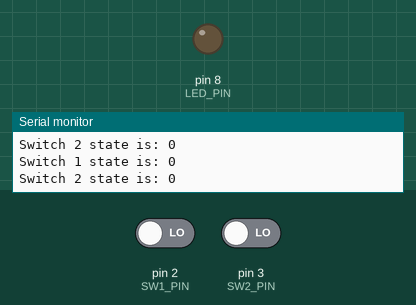
Bench run of a sketch on a simulated Arduino Uno, built with avr-gcc and run on an emulated ATmega328P. On the bench: output pins drawn as LEDs (lit = HIGH), the last lines printed to the serial monitor. The test bench sets the inputs (shaded band); at power-on: pin 2 (SW1_PIN) LOW, pin 3 (SW2_PIN) LOW.

Above: at 1.2 s.
1.3 s: pin 2 (SW1_PIN) driven HIGH and pin 3 (SW2_PIN) driven HIGH
At 2.2 s:
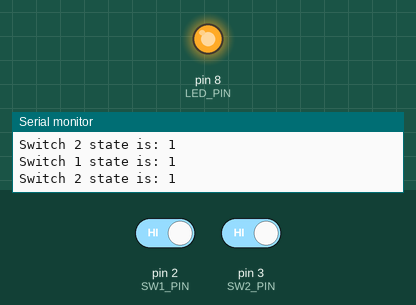
2.8 s: pin 2 (SW1_PIN) driven LOW
At 3.9 s:
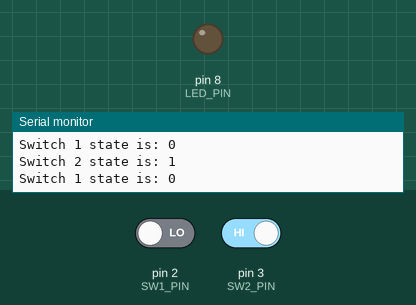
4.3 s: pin 2 (SW1_PIN) driven HIGH
At 5.5 s:
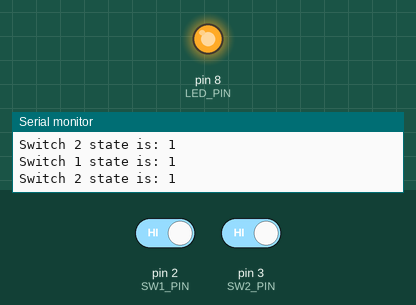
Timing chart, 0 to 7.3 s (numbered marks = the images above; inputs shaded):
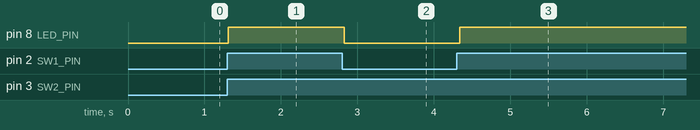

The sketch:

OR_Logic.ino
```cpp
#define LED_PIN 8
#define SW1_PIN 2
#define SW2_PIN 3
int sw1;
int sw2;

void setup() {
  // put your setup code here, to run once:
  Serial.begin(9600);
  pinMode(LED_PIN,OUTPUT);
  pinMode(SW1_PIN, INPUT);
  pinMode(SW2_PIN, INPUT);
  digitalWrite(LED_PIN, LOW);
}

void loop() {
  // put your main code here, to run repeatedly:
  Serial.print("Switch 1 state is: ");
  Serial.println(sw1);
  Serial.print("Switch 2 state is: ");
  Serial.println(sw2);
  sw1 = digitalRead(SW1_PIN);
  sw2 = digitalRead(SW2_PIN);
  if(sw1 == HIGH && sw2 == HIGH)
    digitalWrite(LED_PIN, HIGH);
  else if (sw1 == HIGH && sw2 == LOW)
    digitalWrite(LED_PIN, LOW);

  else if (sw1 == LOW && sw2 == HIGH)
    digitalWrite(LED_PIN, LOW);
  else if (sw1 == LOW && sw2 == LOW)
    digitalWrite(LED_PIN, LOW);

  delay(50);
}
```

Measured:
- after the input at 1.3 s, pin 8 (LED_PIN): LOW → HIGH at once
- after the input at 2.8 s, pin 8 (LED_PIN): HIGH → LOW at once
- after the input at 4.3 s, pin 8 (LED_PIN): LOW → HIGH at once
